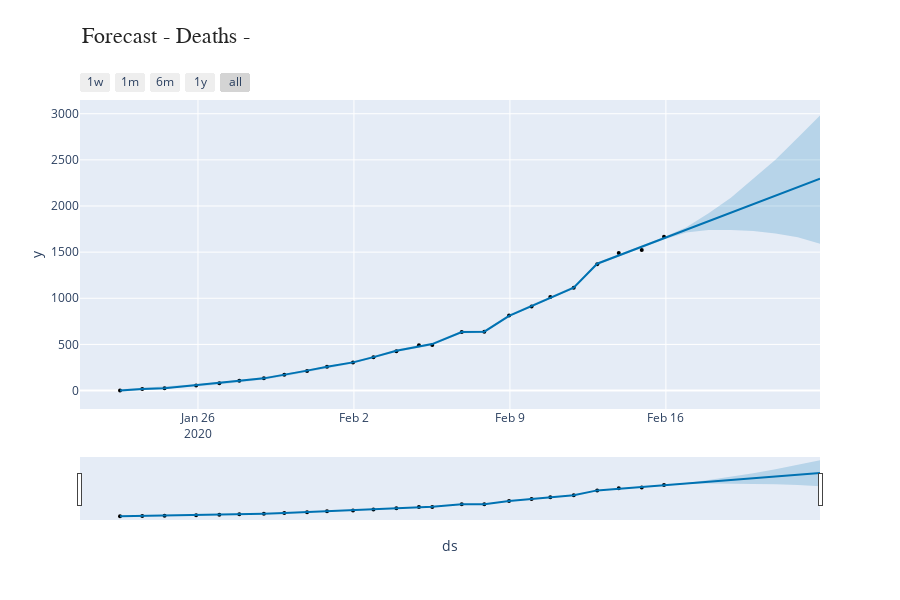

The notebook cell saved with this chart:
### Markdown cell above
# Forecast-Deaths

### Code cell
fig = plot_plotly(prophetd, deaths_forecast)  
annotations = []
annotations.append(dict(xref='paper', yref='paper', x=0, y=1.25,
                              xanchor='left', yanchor='top',
                              text='Forecast - Deaths -',
                              font=dict(family='Arial', size=22,color='rgb(37,37,37)'),showarrow=False))
fig.update_layout(annotations=annotations)
fig.show()
py.plot(fig, filename='nCov_death_forecast.html')
